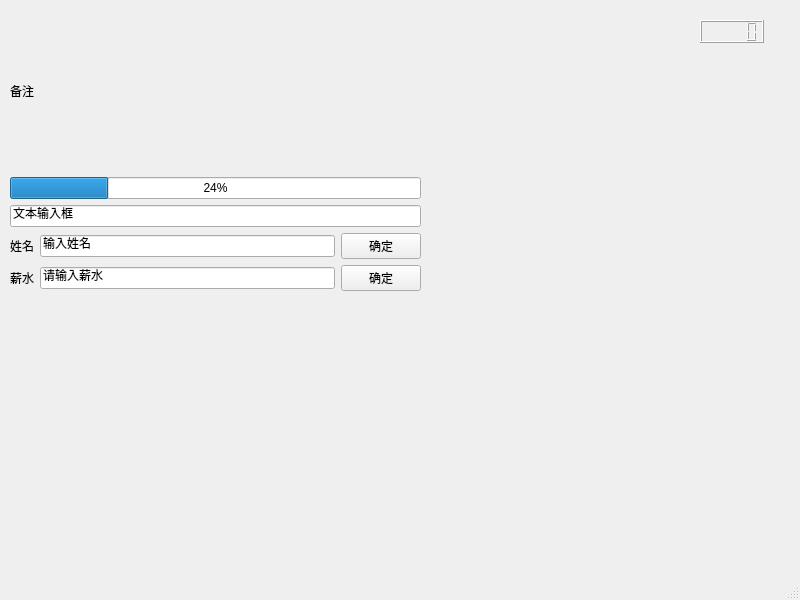
<?xml version="1.0" encoding="UTF-8"?>
<ui version="4.0">
 <class>MainWindow</class>
 <widget class="QMainWindow" name="MainWindow">
  <property name="geometry">
   <rect>
    <x>0</x>
    <y>0</y>
    <width>800</width>
    <height>600</height>
   </rect>
  </property>
  <property name="windowTitle">
   <string>MainWindow</string>
  </property>
  <widget class="QWidget" name="centralwidget">
   <widget class="QLCDNumber" name="lcdNumber">
    <property name="geometry">
     <rect>
      <x>700</x>
      <y>20</y>
      <width>64</width>
      <height>23</height>
     </rect>
    </property>
   </widget>
   <widget class="QWidget" name="">
    <property name="geometry">
     <rect>
      <x>10</x>
      <y>10</y>
      <width>411</width>
      <height>281</height>
     </rect>
    </property>
    <layout class="QVBoxLayout" name="verticalLayout">
     <item>
      <widget class="QLabel" name="label">
       <property name="text">
        <string>备注</string>
       </property>
      </widget>
     </item>
     <item>
      <widget class="QProgressBar" name="progressBar">
       <property name="value">
        <number>24</number>
       </property>
      </widget>
     </item>
     <item>
      <widget class="QLineEdit" name="lineEdit">
       <property name="text">
        <string>文本输入框</string>
       </property>
      </widget>
     </item>
     <item>
      <layout class="QHBoxLayout" name="horizontalLayout">
       <item>
        <widget class="QLabel" name="label_2">
         <property name="text">
          <string>姓名</string>
         </property>
        </widget>
       </item>
       <item>
        <widget class="QLineEdit" name="lineEdit_2">
         <property name="text">
          <string>输入姓名</string>
         </property>
        </widget>
       </item>
       <item>
        <widget class="QPushButton" name="pushButton">
         <property name="text">
          <string>确定</string>
         </property>
        </widget>
       </item>
      </layout>
     </item>
     <item>
      <layout class="QHBoxLayout" name="horizontalLayout_2">
       <item>
        <widget class="QLabel" name="label_3">
         <property name="text">
          <string>薪水</string>
         </property>
        </widget>
       </item>
       <item>
        <widget class="QLineEdit" name="lineEdit_3">
         <property name="text">
          <string>请输入薪水</string>
         </property>
        </widget>
       </item>
       <item>
        <widget class="QPushButton" name="pushButton_2">
         <property name="text">
          <string>确定</string>
         </property>
        </widget>
       </item>
      </layout>
     </item>
    </layout>
   </widget>
  </widget>
  <widget class="QMenuBar" name="menubar">
   <property name="geometry">
    <rect>
     <x>0</x>
     <y>0</y>
     <width>800</width>
     <height>23</height>
    </rect>
   </property>
  </widget>
  <widget class="QStatusBar" name="statusbar"/>
 </widget>
 <resources/>
 <connections/>
</ui>
